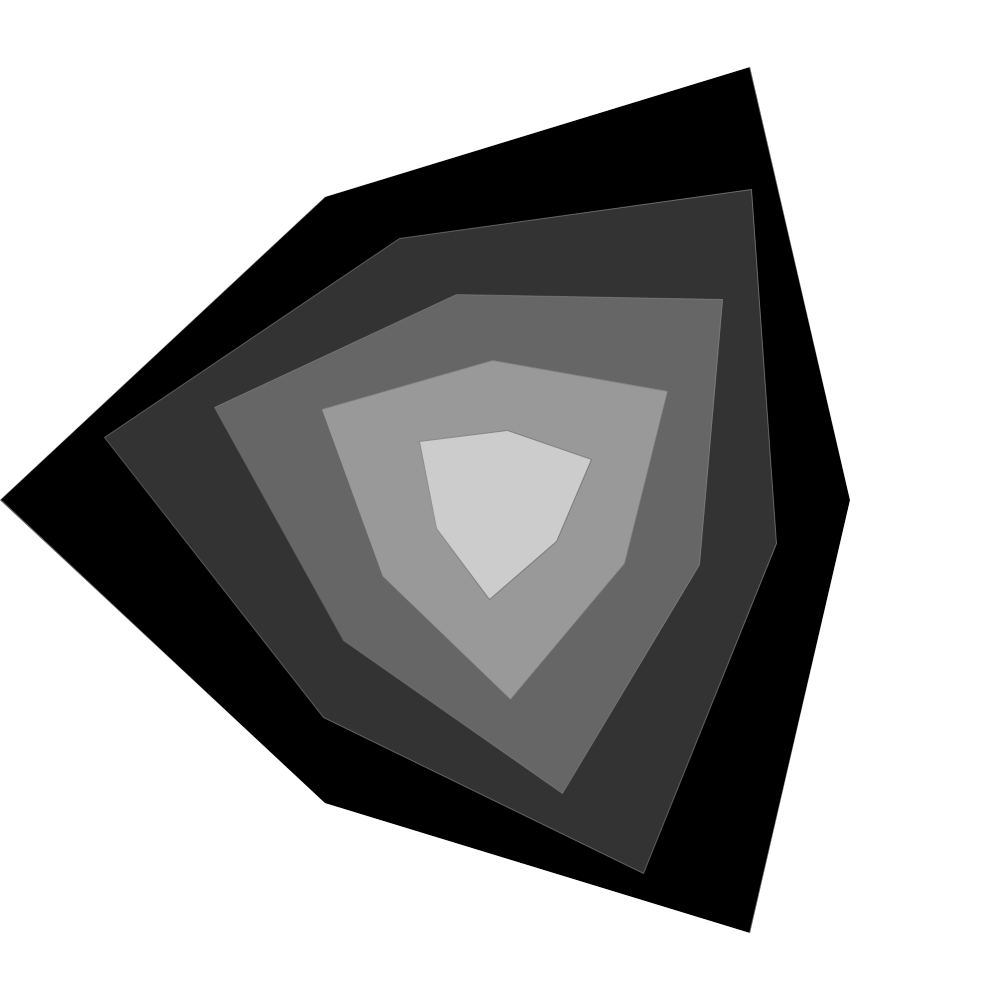
Frame 1 (no input)
Frame 60 (the mouse pressed at the canvas centre just before this capture): identical to frame 1, image omitted
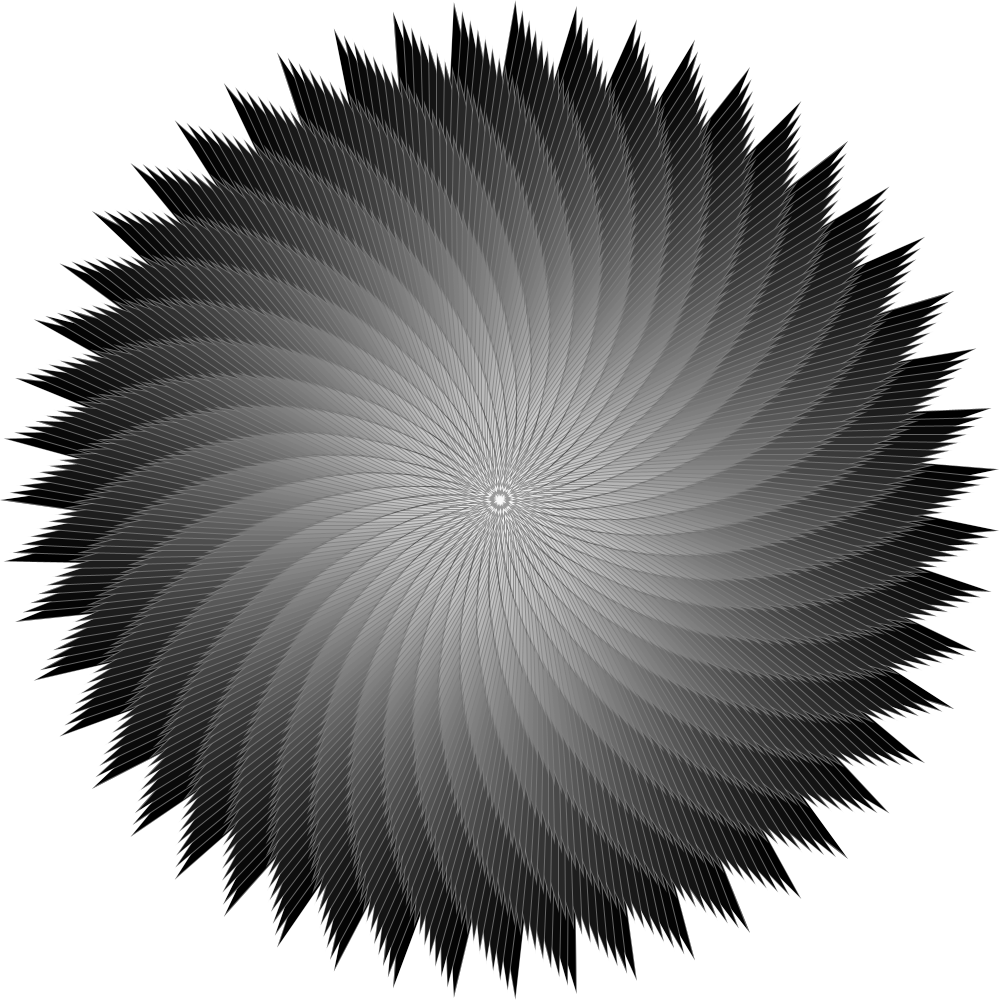
Frame 120 (the mouse held since frame 60 and released just before this capture)

The Processing sketch that drew these frames (run headless with seeded random() and noise(); from frame 60 on, the mouse is pressed at the canvas centre):

// Processing sketch: InteractiveMandala
// ── InteractiveMandala.pde
// Adapted from:
// Processing, Creative Coding and Generative Art in Processing 2
// Chapter 3, Simple Mandala, pg 99
float RAD_IN_FACTOR = 0.7;

void star(int pointCount, float innerRadius, float outerRadius) {
  float theta = 0.0;
  // point count is 1/2 of total vertex count
  int vertCount = pointCount*2;
  float thetaRot = TWO_PI/vertCount;
  float tempRadius = 0.0;
  float x = 0.0, y = 0.0;

  beginShape();
  for (int i=0; i<pointCount; i++) {
    for (int j=0; j<2; j++) {
      tempRadius = innerRadius;

      // true if j is even
      if (j%2==0) {
        tempRadius = outerRadius;
      }

      x = cos(theta)*tempRadius;
      y = sin(theta)*tempRadius;
      vertex(x, y);
      theta += thetaRot;
    }
  }
  endShape(CLOSE);
} // end star

void setup() {
  size(1000, 1000);
  noStroke();
}

void draw() {
  int pointCount = int(map(mouseX, 0, width, 3, 100));
  int steps = int(map(mouseY, 0, height, 5, 100));

  float outerRadius = width*0.5;
  float innerRadius = outerRadius*RAD_IN_FACTOR;
  float outerRadiusRatio = outerRadius/steps;
  float innerRadiusRatio = innerRadius/steps;
  float shadeRatio = 255.0/steps;
  float rotationRatio = 45.0/steps;

  background(255);
  translate(width/2, height/2);

  for (int i=0; i<steps; i++) {
    stroke(255-shadeRatio*i, 100);
    fill(shadeRatio*i);
    pushMatrix();
    rotate(rotationRatio*i*PI/180);
    star(pointCount, outerRadius-outerRadiusRatio*i, innerRadius-innerRadiusRatio*i);
    popMatrix();
  }
}
